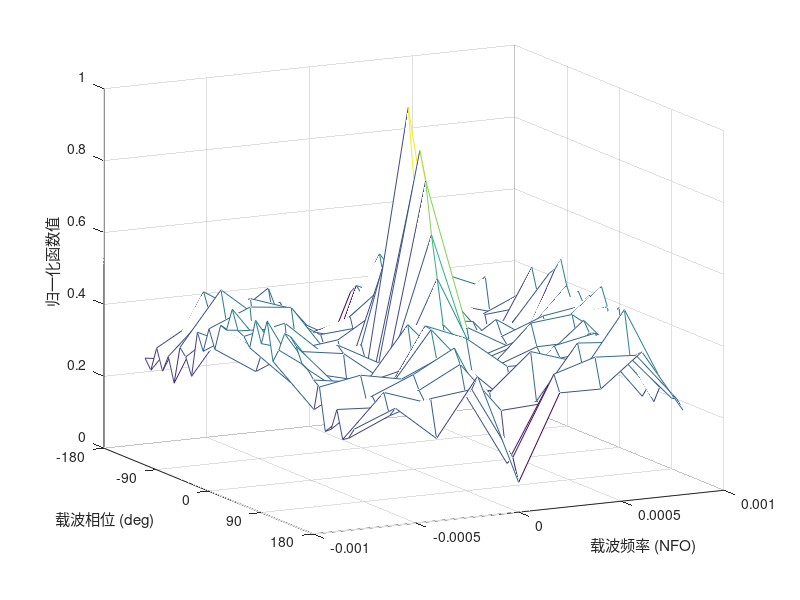
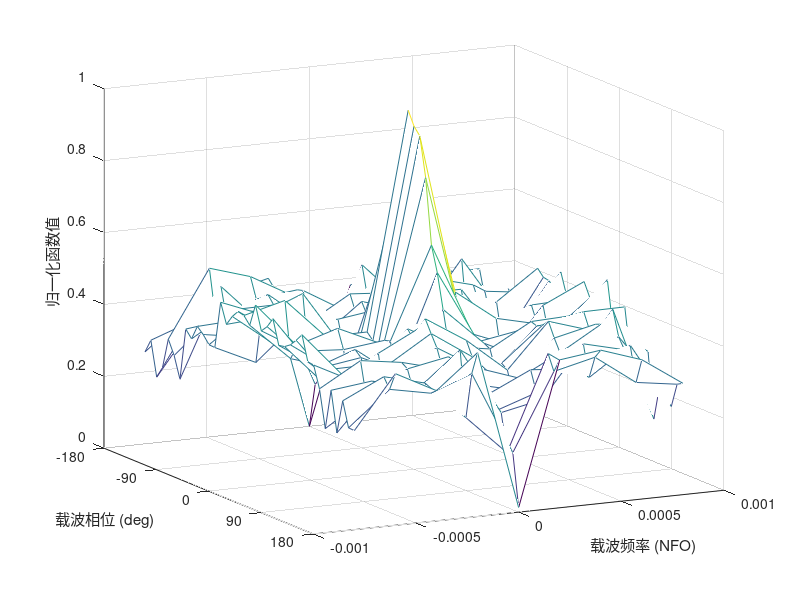

Source code (MATLAB) for these figures, in order:
load('Objtest.mat')
%% 绘图输出
[X,Y]=meshgrid(phaseErrVector,freqErrVector);
figure(1)
mesh(X,Y,Object_Fun_1(:,:,9).')
xlim([-180 180])
xticks(-180:90:180)
xlabel('载波相位 (deg)')
ylabel('载波频率 (NFO)')
zlabel('归一化函数值')
view(63,15)

figure(2)
mesh(X,Y,Object_Fun_2(:,:,9).')
xlim([-180 180])
xticks(-180:90:180)
xlabel('载波相位 (deg)')
ylabel('载波频率 (NFO)')
zlabel('归一化函数值')
set(gcf, 'renderer', 'opengl'); % 输出时建议使用导出设置，选择300dpi的矢量输出格式
view(63,15)